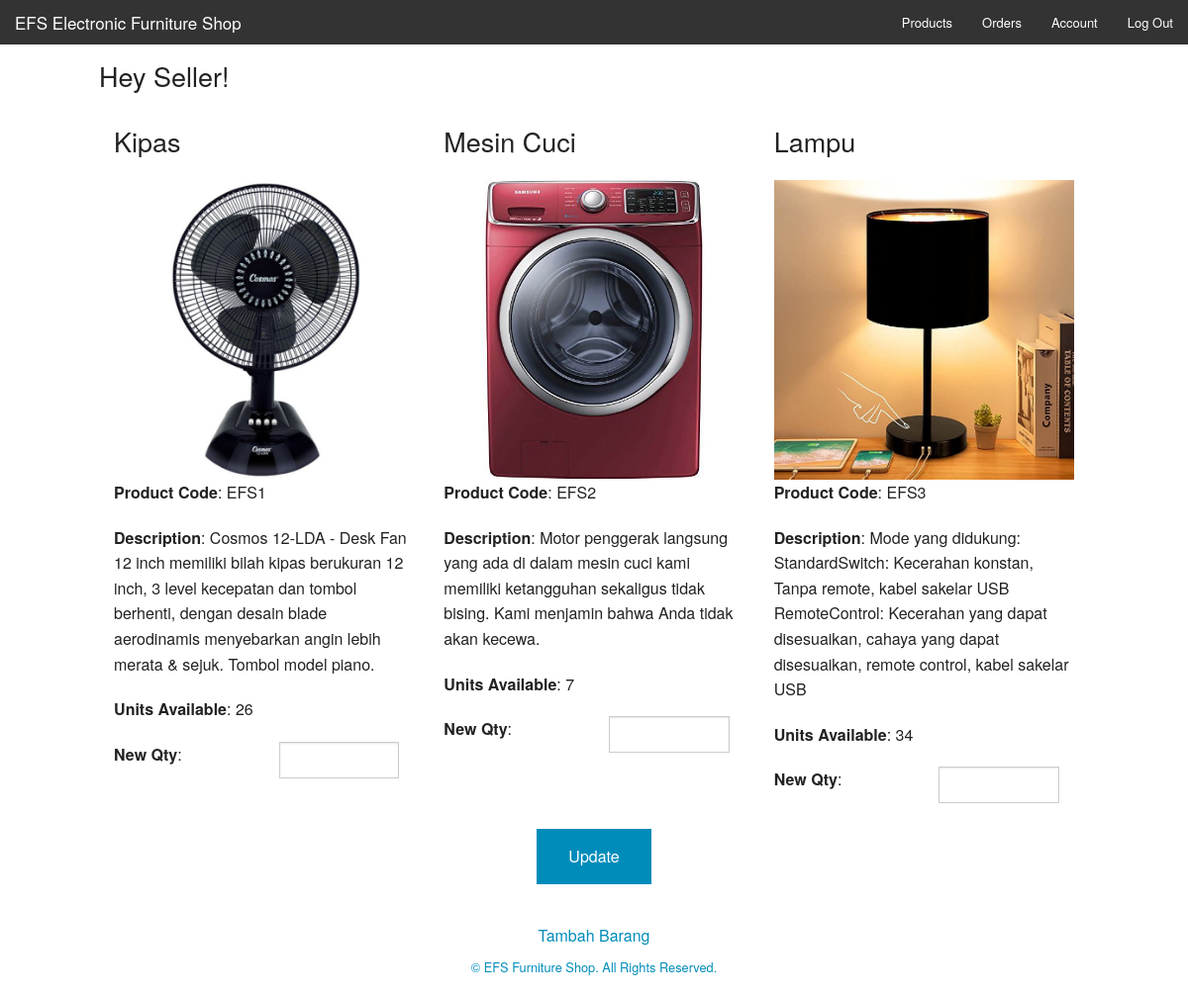
Screenshot of /seller.php (signed in) with the database file from the repository.
### tables this page shows
CREATE TABLE `products` (
  `id` int NOT NULL,
  `product_code` varchar(60) NOT NULL,
  `product_name` varchar(60) NOT NULL,
  `product_desc` tinytext NOT NULL,
  `product_img_name` varchar(60) NOT NULL,
  `qty` int NOT NULL,
  `price` decimal(10,2) NOT NULL,
  `unggulan` int DEFAULT '0'
);

### seller.php (the view, shortened to what this page needs)
<?php
include 'config.php';
?>
<!doctype html>
<html class="no-js" lang="en">
  <head>
    <link rel="stylesheet" href="css/foundation.css" />
  </head>
  <body>
    <nav class="top-bar" data-topbar role="navigation">
      <ul class="title-area">
        <li class="name">
          <h1><a href="seller.php">EFS Electronic Furniture Shop</a></h1>
        </li>
      </ul>
      <section class="top-bar-section">
        <ul class="right">
            <li><a href="seller.php">Products</a></li>
            <li><a href="seller-orders.php">Orders</a></li>
            <?php
            if(isset($_SESSION['username'])){
                echo '<li><a href="seller-account.php">Account</a></li>';
                echo '<li><a href="logout.php">Log Out</a></li>';
            }
            else{
                echo '<li><a href="login.php">Log In</a></li>';
                echo '<li><a href="register.php">Register</a></li>';
            }
            ?>
        </ul>
      </section>
    </nav>
    <div class="row" style="margin-top:10px;">
      <div class="large-12">
        <h3>Hey Seller!</h3>
        <?php
          $result = $mysqli->query("SELECT * from products order by id asc");
          if($result) {
            while($obj = $result->fetch_object()) {
              echo '<div class="large-4 columns">';
              echo '<p><h3>'.$obj->product_name.'</h3></p>';
              echo '<img src="images/products/'.$obj->product_img_name.'"/>';
              echo '<p><strong>Product Code</strong>: '.$obj->product_code.'</p>';
              echo '<p><strong>Description</strong>: '.$obj->product_desc.'</p>';
              echo '<p><strong>Units Available</strong>: '.$obj->qty.'</p>';
              echo '<div class="large-6 columns" style="padding-left:0;">';
              echo '<form method="post" name="update-quantity" action="admin-update.php">';
              echo '<p><strong>New Qty</strong>:</p>';
              echo '</div>';
              echo '<div class="large-6 columns">';
              echo '<input type="number" name="quantity[]"/>';
              echo '</div>';
              echo '</div>';
            }
          }
        ?>
      </div>
    </div>
    <div class="row" style="margin-top:10px;">
      <div class="small-12">
        <center><p><input style="clear:both;" type="submit" class="button" value="Update"></p></center>
        <center><a href="add.php">Tambah Barang</center>
        <footer style="margin-top:10px;">
           <p style="text-align:center; font-size:0.8em;">&copy; EFS Furniture Shop. All Rights Reserved.</p>
        </footer>
      </div>
    </div>
  </body>
</html>

### rows the page displays
products: product_name "Kipas", product_img_name (picture), product_code "EFS1", product_desc "Cosmos 12-LDA - Desk Fan 12 inch memiliki bilah kipas berukuran 12 inch, 3 level kecepatan dan tombol berhenti, dengan desain blade aerodinamis menyebarkan angin lebih merata & sejuk. Tombol model piano.", qty "26"
products: product_name "Mesin Cuci", product_img_name (picture), product_code "EFS2", product_desc "Motor penggerak langsung yang ada di dalam mesin cuci kami memiliki ketangguhan sekaligus tidak bising. Kami menjamin bahwa Anda tidak akan kecewa.", qty "7"
products: product_name "Lampu", product_img_name (picture), product_code "EFS3", product_desc "Mode yang didukung: StandardSwitch: Kecerahan konstan, Tanpa remote, kabel sakelar USB RemoteControl: Kecerahan yang dapat disesuaikan, cahaya yang dapat disesuaikan, remote control, kabel sakelar USB", qty "34"
